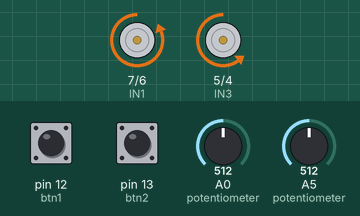
The sketch below on a simulated Arduino Uno, built with avr-gcc and run on an emulated ATmega328P. Parts: motor-driver pin pairs drawn as motors (green arrow = first pin HIGH = forward, orange = second pin HIGH = backward, longer = more drive, scaled by the enable pin). The test bench sets the inputs (shaded band); at power-on: A5 (potentiometer) = 512, A0 (potentiometer) = 512, pin 12 (btn1) HIGH, pin 13 (btn2) HIGH.

Above: at 1.2 s.
1.3 s: A5 (potentiometer) set to 716
At 2.3 s:
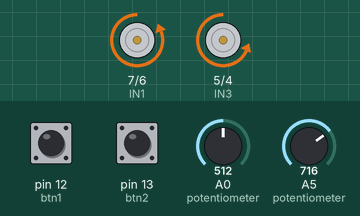
2.8 s: A0 (potentiometer) set to 195
4.3 s: A0 (potentiometer) set to 173
At 5.5 s:
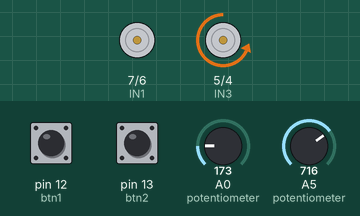
5.8 s: pin 12 (btn1) pulled LOW for 0.15 s
7.4 s: pin 13 (btn2) pulled LOW for 0.15 s
At 7.47 s:
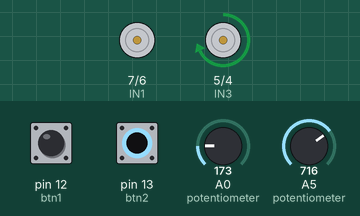
9.0 s: A5 (potentiometer) set to 511
At 9.3 s:
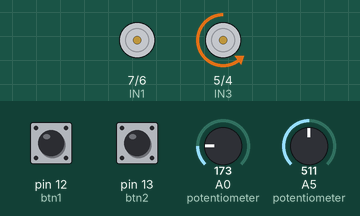
Timing chart, 0 to 11.5 s (numbered marks = the images above; inputs shaded):
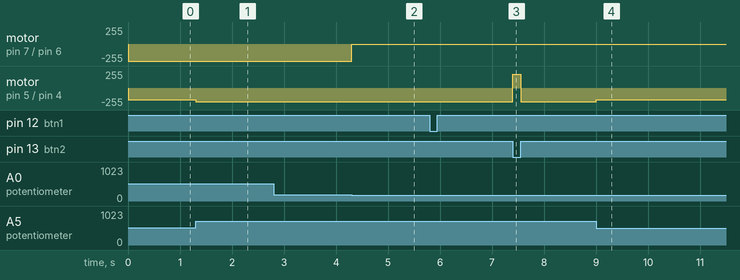

The sketch:

DC_MOTORS.ino
```cpp
 /* Name : Marwan Mohammad Alsharif
  *  name of project : Motor drive design and implementation for two-wheel robot base
 */

 //Declration of pins of driver(L298N)
 int IN1 = 7;
 int IN2 = 6;
 int IN3 = 5;
 int IN4 = 4;
 int ENA = 8;
 int ENB = 3;

 //Two push buttons to change the direction of the motors
 int btn1 = 12 ;
 int btn2=  13 ;


void setup() {
  pinMode (IN1, OUTPUT);
  pinMode (IN2, OUTPUT);
  pinMode (IN3, OUTPUT);
  pinMode (IN4, OUTPUT);
  pinMode (ENA, OUTPUT);
  pinMode (ENB, OUTPUT);
  pinMode (btn1, INPUT);
  pinMode (btn2, INPUT);

}

void loop() {
  int x1 = analogRead(A0) ;           //Read the vaule of the first potentiometer to control of speed of the first motor
  int y1 = map(x1,0,1023,100,255) ;   // convert the range between(0~1023) to (100~255 )
  int x2 = analogRead(A5) ;           //Read the vaule of the second potentiometer to control of speed of the second motor
  int y2 = map(x2,0,1023,100,255) ;   // convert the range between(0~1023) to (100~255 )
  int z1= digitalRead(btn1) ;
  int z2= digitalRead(btn2) ;

  if (z1==0 && z2==0) {
  analogWrite(ENA, y1);
  analogWrite(ENB, y2);
  digitalWrite(IN1, HIGH);
  digitalWrite(IN2, LOW);
  digitalWrite(IN3, HIGH);
  digitalWrite(IN4, LOW);
}
else if (z1==1 && z2==0) {
  analogWrite(ENA, y1);
  analogWrite(ENB, y2);
  digitalWrite(IN1, LOW);
  digitalWrite(IN2, HIGH);
  digitalWrite(IN3, HIGH);
  digitalWrite(IN4, LOW);
}
else if (z1==0 && z2==1) {
  analogWrite(ENA, y1);
  analogWrite(ENB, y2);
  digitalWrite(IN1, HIGH);
  digitalWrite(IN2, LOW);
  digitalWrite(IN3, LOW);
  digitalWrite(IN4, HIGH);
}

else {
  analogWrite(ENA, y1);
  analogWrite(ENB, y2);
  digitalWrite(IN1, LOW);
  digitalWrite(IN2, HIGH);
  digitalWrite(IN3, LOW);
  digitalWrite(IN4, HIGH);

}

}
```

Measured:
- the behaviour switches between 185 and 184 on A0 (potentiometer) (found by bisection; images 1 and 2)
- after the input at 1.3 s, motor on pin 5 (IN3) / pin 4 (IN4): backward 177/255 → backward 208/255 at once
- after the input at 2.8 s, every drawn part: stays the same
- after the input at 4.3 s, motor on pin 7 (IN1) / pin 6 (IN2): backward 255/255 → stopped at once
- after the input at 7.4 s, motor on pin 5 (IN3) / pin 4 (IN4): backward 208/255 → forward 208/255 at once, → backward 208/255 0.15 s later
- after the input at 9.0 s, motor on pin 5 (IN3) / pin 4 (IN4): backward 208/255 → backward 177/255 at once
